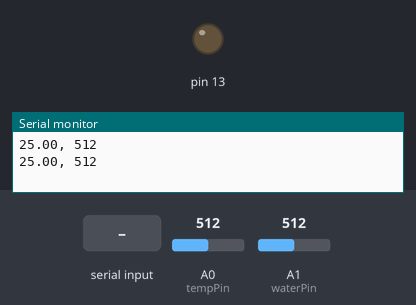
Simulated run of this sketch. Board: Arduino Uno, built with avr-gcc and run on an emulated ATmega328P. Parts: output pins drawn as LEDs (lit = HIGH), the last lines printed to the serial monitor. The test bench sets the inputs (shaded band); at power-on: A0 (tempPin) = 512, A1 (waterPin) = 512.

Above: at 1.2 s.
1.3 s: "HOT\n" received over Serial
At 2.7 s:
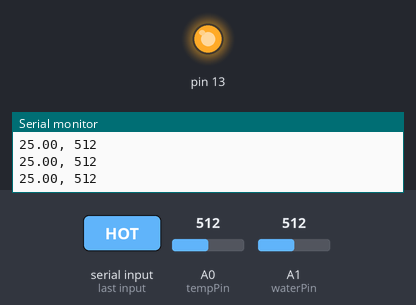
3.5 s: "1\n" received over Serial
At 5.4 s:
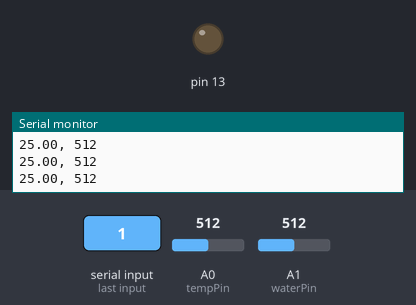
Timing chart, 0 to 6.9 s (numbered marks = the images above; inputs shaded):
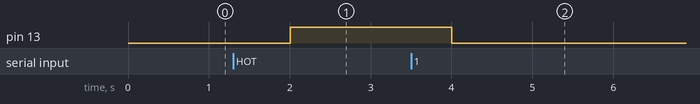

The sketch:

arduino.ino
```cpp
// Der Befehl, den der Pi an den Arduino sendet
String command;

// Pins der Sensoren
int tempPin = 0;
int waterPin = 1;

void setup() {
  // Serielle Schnittstelle konfigurieren
  Serial.begin(9600);
  // GPIO 13 wird als Ausgang verwendet
  pinMode(13, OUTPUT);
}

void loop() {
  // Auslesen des Temperatursensors und berechnen der Temperatur
  int tempReading = analogRead(tempPin);
  double tempK = log(10000.0 * ((1024.0 / tempReading - 1)));
  tempK = 1 / (0.001129148 + (0.000234125 + (0.0000000876741 * tempK * tempK )) * tempK );       //  Temp Kelvin
  float tempC = tempK - 273.15;            // Convert Kelvin to Celcius
  // Senden des Temperaturwertes
  Serial.print(tempC);
  Serial.print(", ");

  //Auslesen des Wassersensors
  int waterReading = analogRead(waterPin);
  //Senden des Wasserstandwertes
  Serial.print(waterReading);
  Serial.print("\n");

  // Empfang des Befehles des Pis
  if(Serial.available()){
    command = Serial.readStringUntil('\n');
    command.trim();
  // Befehlt bearbeiten
    if (command.equals ("HOT")){
      digitalWrite(13,HIGH);
    }else{
      digitalWrite(13,LOW) ;
    }
  }
delay(1000);
}
```

Measured:
- after the input at 1.3 s, pin 13: LOW → HIGH after 0.70 s
- after the input at 3.5 s, pin 13: HIGH → LOW after 0.51 s
